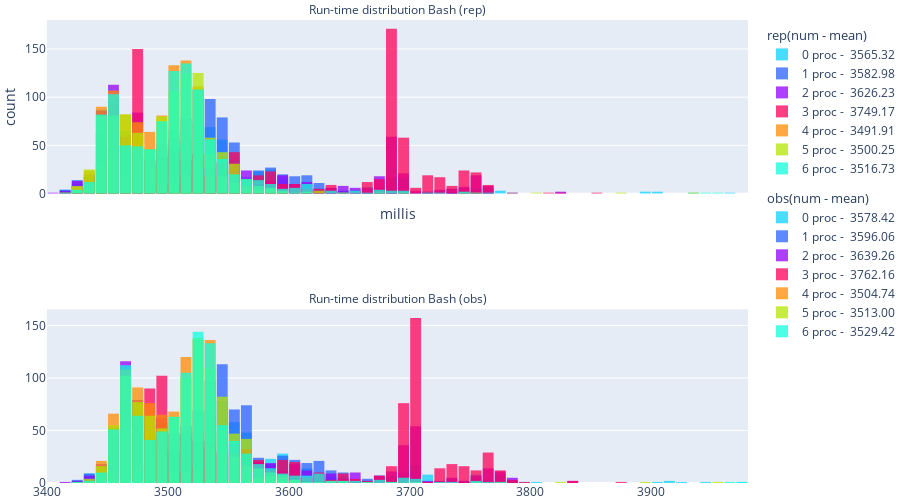

Notebook code for this chart:
### Code cell
fig8 = make_subplots(rows=2, subplot_titles=[f'Run-time distribution Bash ({i})' for i in ['rep', 'obs']], shared_xaxes=True)
main_plot(fig8, bash_rep_list, "Bash", "rep", col=1, row=1)
main_plot(fig8, bash_obs_list, "Bash", "obs", col=1, row=2)
fig8.update_layout( 
    height = 500,
    coloraxis=dict(colorscale='Bluered_r'),
    font=dict(
        size=12
    ),
    margin=go.layout.Margin(
        l=0, #left margin
        r=0, #right margin
        b=0, #bottom margin
        t=20, #top margin
    )
    )
fig8.update_annotations(font_size=12)
fig8.write_image("plot5.pdf", scale = 1.0, width = 600, height = 400)
fig8.show()

### Figure 1 — Plotly figure (JSON) as saved in the notebook; plotly's stock layout.template omitted (floating-point values rounded to 4 significant figures; data arrays with more than 128 entries replaced by an {"elided": "..."} marker saying what was removed)
{"data": [{"legendgroup": "1", "legendgrouptitle": {"text": "rep(num - mean)"}, "marker": {"color": "#0ad2ff"}, "name": "0 proc - \n3565.32", "opacity": 0.75, "type": "histogram", "x": {"elided": "1000 float values"}, "xaxis": "x", "xbins": {"end": 4000, "size": 10, "start": 2000}, "yaxis": "y"}, {"legendgroup": "1", "legendgrouptitle": {"text": "rep(num - mean)"}, "marker": {"color": "#2962ff"}, "name": "1 proc - \n3582.98", "opacity": 0.75, "type": "histogram", "x": {"elided": "1000 float values"}, "xaxis": "x", "xbins": {"end": 4000, "size": 10, "start": 2000}, "yaxis": "y"}, {"legendgroup": "1", "legendgrouptitle": {"text": "rep(num - mean)"}, "marker": {"color": "#9500ff"}, "name": "2 proc - \n3626.23", "opacity": 0.75, "type": "histogram", "x": {"elided": "1000 float values"}, "xaxis": "x", "xbins": {"end": 4000, "size": 10, "start": 2000}, "yaxis": "y"}, {"legendgroup": "1", "legendgrouptitle": {"text": "rep(num - mean)"}, "marker": {"color": "#ff0059"}, "name": "3 proc - \n3749.17", "opacity": 0.75, "type": "histogram", "x": {"elided": "1000 float values"}, "xaxis": "x", "xbins": {"end": 4000, "size": 10, "start": 2000}, "yaxis": "y"}, {"legendgroup": "1", "legendgrouptitle": {"text": "rep(num - mean)"}, "marker": {"color": "#ff8c00"}, "name": "4 proc - \n3491.91", "opacity": 0.75, "type": "histogram", "x": {"elided": "1000 float values"}, "xaxis": "x", "xbins": {"end": 4000, "size": 10, "start": 2000}, "yaxis": "y"}, {"legendgroup": "1", "legendgrouptitle": {"text": "rep(num - mean)"}, "marker": {"color": "#b4e600"}, "name": "5 proc - \n3500.25", "opacity": 0.75, "type": "histogram", "x": {"elided": "1000 float values"}, "xaxis": "x", "xbins": {"end": 4000, "size": 10, "start": 2000}, "yaxis": "y"}, {"legendgroup": "1", "legendgrouptitle": {"text": "rep(num - mean)"}, "marker": {"color": "#0fffdb"}, "name": "6 proc - \n3516.73", "opacity": 0.75, "type": "histogram", "x": {"elided": "1000 float values"}, "xaxis": "x", "xbins": {"end": 4000, "size": 10, "start": 2000}, "yaxis": "y"}, {"legendgroup": "2", "legendgrouptitle": {"text": "obs(num - mean)"}, "marker": {"color": "#0ad2ff"}, "name": "0 proc - \n3578.42", "opacity": 0.75, "type": "histogram", "x": {"elided": "1000 int values"}, "xaxis": "x2", "xbins": {"end": 4000, "size": 10, "start": 2000}, "yaxis": "y2"}, {"legendgroup": "2", "legendgrouptitle": {"text": "obs(num - mean)"}, "marker": {"color": "#2962ff"}, "name": "1 proc - \n3596.06", "opacity": 0.75, "type": "histogram", "x": {"elided": "1000 int values"}, "xaxis": "x2", "xbins": {"end": 4000, "size": 10, "start": 2000}, "yaxis": "y2"}, {"legendgroup": "2", "legendgrouptitle": {"text": "obs(num - mean)"}, "marker": {"color": "#9500ff"}, "name": "2 proc - \n3639.26", "opacity": 0.75, "type": "histogram", "x": {"elided": "1000 float values"}, "xaxis": "x2", "xbins": {"end": 4000, "size": 10, "start": 2000}, "yaxis": "y2"}, {"legendgroup": "2", "legendgrouptitle": {"text": "obs(num - mean)"}, "marker": {"color": "#ff0059"}, "name": "3 proc - \n3762.16", "opacity": 0.75, "type": "histogram", "x": {"elided": "1000 int values"}, "xaxis": "x2", "xbins": {"end": 4000, "size": 10, "start": 2000}, "yaxis": "y2"}, {"legendgroup": "2", "legendgrouptitle": {"text": "obs(num - mean)"}, "marker": {"color": "#ff8c00"}, "name": "4 proc - \n3504.74", "opacity": 0.75, "type": "histogram", "x": {"elided": "1000 int values"}, "xaxis": "x2", "xbins": {"end": 4000, "size": 10, "start": 2000}, "yaxis": "y2"}, {"legendgroup": "2", "legendgrouptitle": {"text": "obs(num - mean)"}, "marker": {"color": "#b4e600"}, "name": "5 proc - \n3513.00", "opacity": 0.75, "type": "histogram", "x": {"elided": "1000 int values"}, "xaxis": "x2", "xbins": {"end": 4000, "size": 10, "start": 2000}, "yaxis": "y2"}, {"legendgroup": "2", "legendgrouptitle": {"text": "obs(num - mean)"}, "marker": {"color": "#0fffdb"}, "name": "6 proc - \n3529.42", "opacity": 0.75, "type": "histogram", "x": {"elided": "1000 float values"}, "xaxis": "x2", "xbins": {"end": 4000, "size": 10, "start": 2000}, "yaxis": "y2"}], "layout": {"annotations": [{"font": {"size": 12}, "showarrow": false, "text": "Run-time distribution Bash (rep)", "x": 0.5, "xanchor": "center", "xref": "paper", "y": 1, "yanchor": "bottom", "yref": "paper"}, {"font": {"size": 12}, "showarrow": false, "text": "Run-time distribution Bash (obs)", "x": 0.5, "xanchor": "center", "xref": "paper", "y": 0.375, "yanchor": "bottom", "yref": "paper"}], "bargap": 0.1, "barmode": "overlay", "coloraxis": {"colorscale": [[0, "rgb(255,0,0)"], [1, "rgb(0,0,255)"]]}, "font": {"size": 12}, "height": 500, "margin": {"b": 0, "l": 0, "r": 0, "t": 20}, "xaxis": {"anchor": "y", "domain": [0, 1], "matches": "x2", "showticklabels": false, "title": {"text": "millis"}}, "xaxis2": {"anchor": "y2", "domain": [0, 1]}, "yaxis": {"anchor": "x", "domain": [0.625, 1], "title": {"text": "count"}}, "yaxis2": {"anchor": "x2", "domain": [0, 0.375]}}}
